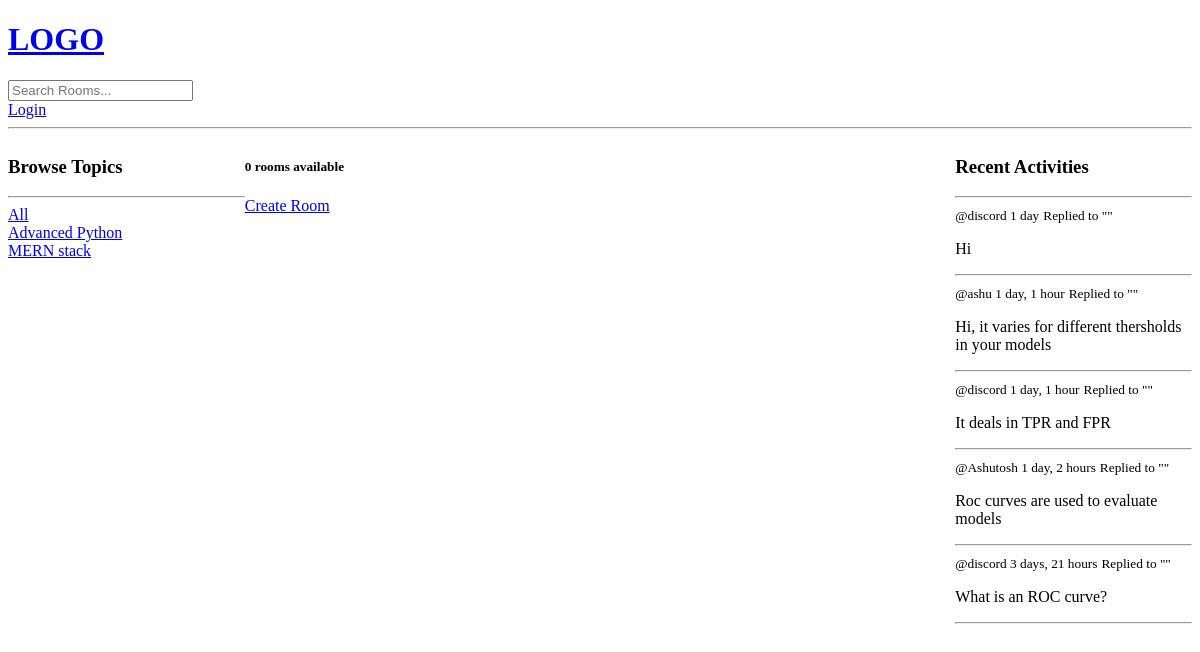
The app's page /?q=Database, older data.
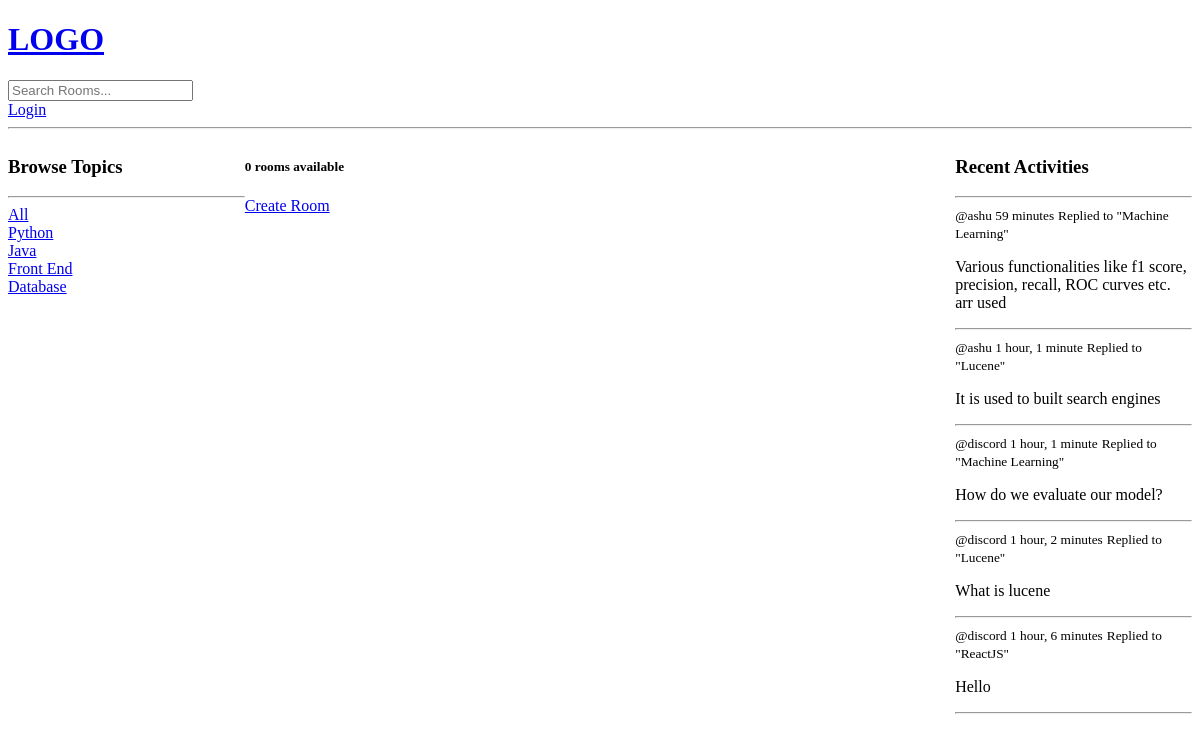
The same page, newer data.
### base/models.py (models this page shows, shortened)
class Topic(models.Model):
    name = models.CharField(max_length=200)

class Message(models.Model):
    user = models.ForeignKey(User, on_delete=models.CASCADE)
    room = models.ForeignKey(Room, on_delete=models.CASCADE)
    body = models.TextField()
    updated = models.DateTimeField(auto_now=True)
    created = models.DateTimeField(auto_now_add=True)
    class Meta:
        ordering = ['-updated', '-created']

class Room(models.Model):
    host = models.ForeignKey(User, on_delete=models.SET_NULL, null=True)
    topic = models.ForeignKey(Topic,on_delete=models.SET_NULL, null=True)
    name = models.CharField(max_length=200)
    description = models.TextField(null=True, blank=True)
    participants = models.ManyToManyField(User, related_name='participants', blank=True)
    updated = models.DateTimeField(auto_now=True)
    created = models.DateTimeField(auto_now_add=True)
    class Meta:
        ordering = ['-updated', '-created']
    def __str__(self):
        return self.name

### base/views.py (the view)
# urls.py: path('', views.home, name='home'),
def home(request):
    q = request.GET.get('q') if request.GET.get('q') else ''
    rooms = Room.objects.filter(
        Q(topic__name__icontains=q) |
        Q(name__icontains=q) |
        Q(host__username__icontains=q)
    )
    topics = Topic.objects.all()
    room_count = rooms.count()
    room_messages = Message.objects.all()
    context = {'rooms':rooms, 'topics': topics, 'room_count': room_count, 'room_messages': room_messages}
    return render(request, 'base/home.html', context)

### base/templates/base/home.html (shortened to what this page needs)
{% extends 'main.html' %}
{% block content %}
<div class='home-container'>
    <div>
        <h3>Browse Topics</h3>
        <hr>
        <div>
            <a href="{% url 'home' %}">All</a>
        </div>
        {% for topic in topics %}
            <div>
                <a href="{% url 'home' %}?q={{topic.name}}">{{topic.name}}</a>
            </div>
        {% endfor %}
    </div>
    <div>
        <h5>{{room_count}} rooms available</h5>
        <a href="{% url 'create-room' %}">Create Room</a>
    </div>
    <div>
        <h3>Recent Activities</h3>
        <hr>
        {% for message in room_messages %}
            <small>@{{message.user}}   {{message.created|timesince}}</small>
            <small>Replied to "{{message.room}}"</small>
            <p>{{message.body}}</p>
            <hr>
        {% endfor %}
    </div>
</div>
{% endblock %}

### templates/main.html (shortened to what this page needs)
<!DOCTYPE html>
<html>
    <head>
        <link rel="stylesheet" href="">
    </head>
    <body>
        {% include 'navbar.html' %}
        {% block content %}
        {% endblock %}
    </body>
</html>

### templates/navbar.html
<a href='/'>
    <h1>LOGO</h1>
</a>
<form method='GET' action="{% url 'home' %}">
    <input type='text' name='q' placeholder='Search Rooms...'/>
</form>
{% if request.user.is_authenticated %}
<h2>Hello {{request.user}}</h2>
<a href="{% url 'logout' %}">Logout</a>
{% else %}
<a href="{% url 'login' %}">Login</a>
{% endif %}
<hr>

### base/templates/base/home.html (style rules this page uses)
.home-container { display: grid; grid-template-columns: 1fr 3fr 1fr; }

Row changes from the older to the newer data that the page shows:
removed Topic: name "Advanced Python"
removed Topic: name "MERN stack"
removed Message: user "discord", created "1 day", body "Hi"
removed Message: user "discord", created "1 day, 1 hour", body "It deals in TPR and FPR"
removed Message: user "Ashutosh", created "1 day, 2 hours", body "Roc curves are used to evaluate models"
added Topic: name "Python"
added Topic: name "Java"
added Topic: name "Front End"
added Topic: name "Database"
changed Message: created "1 day, 1 hour" → "59 minutes"; room (not shown) → "Machine Learning"; body "Hi, it varies for different thersholds in your models" → "Various functionalities like f1 score, precision, recall, ROC curves etc. arr used"
added Message: user "ashu", created "1 hour, 1 minute", room "Lucene", body "It is used to built search engines"
added Message: user "discord", created "1 hour, 1 minute", room "Machine Learning", body "How do we evaluate our model?"
added Message: user "discord", created "1 hour, 2 minutes", room "Lucene", body "What is lucene"
changed Message: created "3 days, 21 hours" → "1 hour, 6 minutes"; room (not shown) → "ReactJS"; body "What is an ROC curve?" → "Hello"
